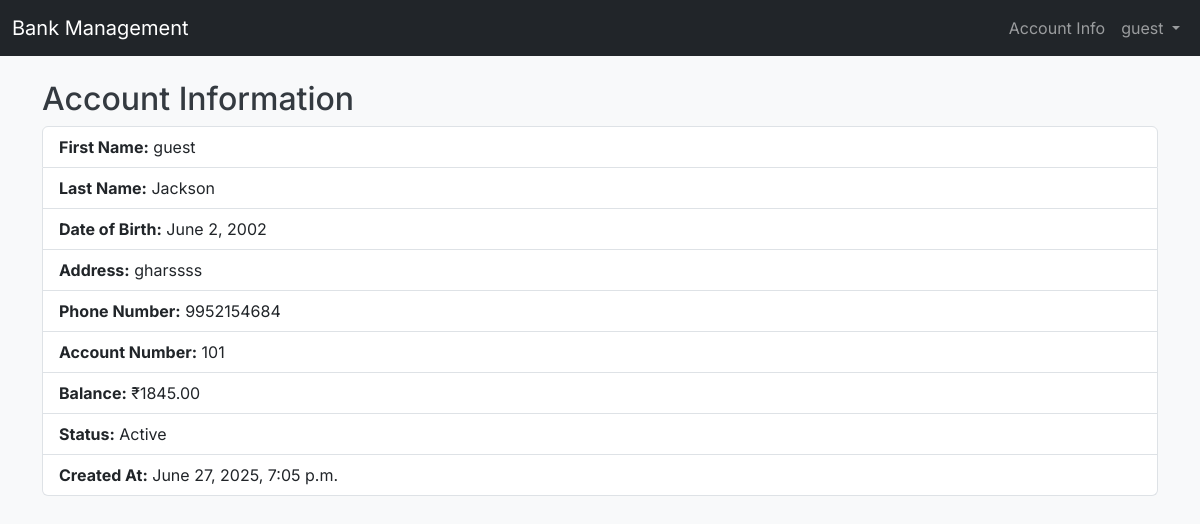
Page /account-info/ (signed in) on the committed database.
### core/models.py (models this page shows, shortened)
class BankAccount(models.Model):
    user = models.ForeignKey(User, on_delete=models.CASCADE)
    account_number = models.CharField(max_length=12, unique=True)
    balance = models.DecimalField(max_digits=12, decimal_places=2, default=0.00)
    is_active = models.BooleanField(default=True)
    first_name = models.CharField(max_length=50, blank=True, null=True)
    last_name = models.CharField(max_length=50, blank=True, null=True)
    date_of_birth = models.DateField(blank=True, null=True)
    address = models.TextField(blank=True, null=True)
    phone_number = models.CharField(max_length=20, blank=True, null=True)
    created_at = models.DateTimeField(auto_now_add=True)

### core/views.py (the view)
# urls.py: path('account-info/', views.account_info_view, name='account_info'),
@login_required
def account_info_view(request):
    account = BankAccount.objects.filter(user=request.user).first()
    decoded_number = account.account_number if account else None
    return render(request, 'core/account_info.html', {'account': account, 'decoded_number': decoded_number})

### templates/core/account_info.html (shortened to what this page needs)
{% extends 'core/base.html' %}
{% block content %}
<h2>Account Information</h2>
{% if account %}
<ul class="list-group mb-4">
    <li class="list-group-item"><strong>First Name:</strong> {{ account.first_name }}</li>
    <li class="list-group-item"><strong>Last Name:</strong> {{ account.last_name }}</li>
    <li class="list-group-item"><strong>Date of Birth:</strong> {{ account.date_of_birth }}</li>
    <li class="list-group-item"><strong>Address:</strong> {{ account.address }}</li>
    <li class="list-group-item"><strong>Phone Number:</strong> {{ account.phone_number }}</li>
    <li class="list-group-item"><strong>Account Number:</strong> {{ decoded_number }}</li>
    <li class="list-group-item"><strong>Balance:</strong> ₹{{ account.balance }}</li>
    <li class="list-group-item"><strong>Status:</strong> {{ account.is_active|yesno:"Active,Inactive" }}</li>
    <li class="list-group-item"><strong>Created At:</strong> {{ account.created_at }}</li>
</ul>
{% else %}
<p>You do not have a bank account yet.</p>
{% endif %}
{% endblock %}

### templates/core/base.html (shortened to what this page needs)
{% load static %}
<!DOCTYPE html>
<html lang="en">
<head>
  <link href="https://cdn.jsdelivr.net/npm/bootstrap@5.3.2/dist/css/bootstrap.min.css" rel="stylesheet" />
  <link href="https://cdn.jsdelivr.net/npm/bootstrap-icons@1.11.3/font/bootstrap-icons.css" rel="stylesheet">
  <link rel="stylesheet" href="{% static 'css/custom.css' %}">
</head>
<body>
  <nav class="navbar navbar-expand-lg navbar-dark bg-dark mb-4">
    <div class="container-fluid">
      <a class="navbar-brand" href="/">Bank Management</a>
      <div class="collapse navbar-collapse">
        <ul class="navbar-nav ms-auto mb-2 mb-lg-0">
          {% if user.is_authenticated %}
          <li class="nav-item">
            <a class="nav-link" href="{% url 'account_info' %}">Account Info</a>
          </li>
          <li class="nav-item dropdown">
            <a class="nav-link dropdown-toggle" href="#" id="profileDropdown" role="button" data-bs-toggle="dropdown"
              aria-expanded="false">
              {{ user.username }}
            </a>
          </li>
          {% endif %}
        </ul>
      </div>
    </div>
  </nav>
  <div class="container">
    {% block content %}{% endblock %}
  </div>
</body>
</html>

### core/static/css/custom.css (style rules this page uses)
:root { --primary: #4a90e2; --secondary: #6c757d; --success: #28a745; --danger: #dc3545; --warning: #ffc107; --info: #17a2b8; --light: #f8f9fa; --dark: #343a40; --bs-body-font-family: "Inter", sans-serif; }
body { background-color: var(--light); color: var(--dark); font-family: Arial, sans-serif; }
.navbar { border-radius: 0; }
.btn, .card, .alert, .form-control, .navbar, .dropdown-menu { transition: all 0.2s cubic-bezier(0.4, 0, 0.2, 1); }

### templates/core/base.html (style rules this page uses)
body { font-family: 'Inter', sans-serif; }

### rows in the picture
BankAccount: first_name "guest", last_name "Jackson", date_of_birth "June 2, 2002", address "gharssss", phone_number "9952154684", account_number "101", balance "1845.00", is_active "Active", created_at "June 27, 2025, 7:05 p.m."

### other values in the picture
{{ user.username }} "guest"
